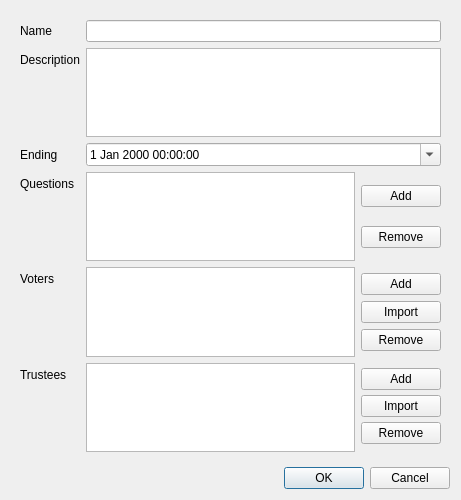
<?xml version="1.0" encoding="UTF-8"?>
<ui version="4.0">
 <class>NewElectionDialog</class>
 <widget class="QDialog" name="NewElectionDialog">
  <property name="geometry">
   <rect>
    <x>0</x>
    <y>0</y>
    <width>461</width>
    <height>500</height>
   </rect>
  </property>
  <property name="windowTitle">
   <string>Create Election</string>
  </property>
  <property name="modal">
   <bool>false</bool>
  </property>
  <layout class="QVBoxLayout" name="verticalLayout">
   <item>
    <widget class="QWidget" name="widget" native="true">
     <layout class="QFormLayout" name="formLayout">
      <item row="0" column="0">
       <widget class="QLabel" name="nameLabel">
        <property name="text">
         <string>Name</string>
        </property>
       </widget>
      </item>
      <item row="0" column="1">
       <widget class="QLineEdit" name="nameLineEdit">
        <property name="toolTip">
         <string>&lt;html&gt;&lt;head/&gt;&lt;body&gt;&lt;p&gt;Please select a name (max. 25 characters)&lt;/p&gt;&lt;/body&gt;&lt;/html&gt;</string>
        </property>
       </widget>
      </item>
      <item row="2" column="0">
       <widget class="QLabel" name="descriptionLabel">
        <property name="text">
         <string>Description</string>
        </property>
       </widget>
      </item>
      <item row="2" column="1">
       <widget class="QPlainTextEdit" name="descriptionPlaintextEdit">
        <property name="toolTip">
         <string>&lt;html&gt;&lt;head/&gt;&lt;body&gt;&lt;p&gt;Please select a description (max. 255 characters)&lt;/p&gt;&lt;/body&gt;&lt;/html&gt;</string>
        </property>
        <property name="tabChangesFocus">
         <bool>true</bool>
        </property>
       </widget>
      </item>
      <item row="4" column="0">
       <widget class="QLabel" name="questionLabel">
        <property name="text">
         <string>Questions</string>
        </property>
       </widget>
      </item>
      <item row="4" column="1">
       <layout class="QHBoxLayout" name="questionsWidget">
        <item>
         <widget class="QListWidget" name="listQuestions"/>
        </item>
        <item>
         <layout class="QVBoxLayout" name="verticalLayout_4">
          <item>
           <widget class="QPushButton" name="btnQuestionAdd">
            <property name="text">
             <string>Add</string>
            </property>
           </widget>
          </item>
          <item>
           <widget class="QPushButton" name="btnQuestionRemove">
            <property name="text">
             <string>Remove</string>
            </property>
           </widget>
          </item>
         </layout>
        </item>
       </layout>
      </item>
      <item row="6" column="0">
       <widget class="QLabel" name="votersLabel">
        <property name="text">
         <string>Voters</string>
        </property>
       </widget>
      </item>
      <item row="6" column="1">
       <widget class="QWidget" name="votersWidget" native="true">
        <layout class="QHBoxLayout" name="horizontalLayout_2">
         <property name="leftMargin">
          <number>0</number>
         </property>
         <property name="topMargin">
          <number>0</number>
         </property>
         <property name="rightMargin">
          <number>0</number>
         </property>
         <property name="bottomMargin">
          <number>0</number>
         </property>
         <item>
          <widget class="QListWidget" name="votersList"/>
         </item>
         <item>
          <widget class="QWidget" name="votersBtns" native="true">
           <layout class="QVBoxLayout" name="verticalLayout_2">
            <property name="spacing">
             <number>0</number>
            </property>
            <property name="leftMargin">
             <number>0</number>
            </property>
            <property name="topMargin">
             <number>0</number>
            </property>
            <property name="rightMargin">
             <number>0</number>
            </property>
            <property name="bottomMargin">
             <number>0</number>
            </property>
            <item>
             <widget class="QPushButton" name="votersAddBtn">
              <property name="text">
               <string>Add</string>
              </property>
             </widget>
            </item>
            <item>
             <widget class="QPushButton" name="votersImportBtn">
              <property name="text">
               <string>Import</string>
              </property>
             </widget>
            </item>
            <item>
             <widget class="QPushButton" name="votersRemoveBtn">
              <property name="text">
               <string>Remove</string>
              </property>
             </widget>
            </item>
           </layout>
          </widget>
         </item>
        </layout>
       </widget>
      </item>
      <item row="7" column="0">
       <widget class="QLabel" name="trusteesLabel">
        <property name="text">
         <string>Trustees</string>
        </property>
       </widget>
      </item>
      <item row="7" column="1">
       <widget class="QWidget" name="trusteesWidget" native="true">
        <layout class="QHBoxLayout" name="horizontalLayout_3">
         <property name="leftMargin">
          <number>0</number>
         </property>
         <property name="topMargin">
          <number>0</number>
         </property>
         <property name="rightMargin">
          <number>0</number>
         </property>
         <property name="bottomMargin">
          <number>0</number>
         </property>
         <item>
          <widget class="QListWidget" name="trusteesList"/>
         </item>
         <item>
          <widget class="QWidget" name="trusteesBtns" native="true">
           <layout class="QVBoxLayout" name="verticalLayout_3">
            <property name="spacing">
             <number>0</number>
            </property>
            <property name="leftMargin">
             <number>0</number>
            </property>
            <property name="topMargin">
             <number>0</number>
            </property>
            <property name="rightMargin">
             <number>0</number>
            </property>
            <property name="bottomMargin">
             <number>0</number>
            </property>
            <item>
             <widget class="QPushButton" name="trusteesAddBtn">
              <property name="text">
               <string>Add</string>
              </property>
             </widget>
            </item>
            <item>
             <widget class="QPushButton" name="trusteesImportBtn">
              <property name="text">
               <string>Import</string>
              </property>
             </widget>
            </item>
            <item>
             <widget class="QPushButton" name="trusteesRemoveBtn">
              <property name="text">
               <string>Remove</string>
              </property>
             </widget>
            </item>
           </layout>
          </widget>
         </item>
        </layout>
       </widget>
      </item>
      <item row="3" column="0">
       <widget class="QLabel" name="label">
        <property name="text">
         <string>Ending</string>
        </property>
       </widget>
      </item>
      <item row="3" column="1">
       <widget class="QDateTimeEdit" name="dtEnding">
        <property name="calendarPopup">
         <bool>true</bool>
        </property>
       </widget>
      </item>
     </layout>
    </widget>
   </item>
   <item>
    <widget class="QDialogButtonBox" name="buttonBox">
     <property name="orientation">
      <enum>Qt::Horizontal</enum>
     </property>
     <property name="standardButtons">
      <set>QDialogButtonBox::Cancel|QDialogButtonBox::Ok</set>
     </property>
    </widget>
   </item>
  </layout>
 </widget>
 <tabstops>
  <tabstop>nameLineEdit</tabstop>
  <tabstop>descriptionPlaintextEdit</tabstop>
 </tabstops>
 <resources/>
 <connections>
  <connection>
   <sender>buttonBox</sender>
   <signal>accepted()</signal>
   <receiver>NewElectionDialog</receiver>
   <slot>accept()</slot>
   <hints>
    <hint type="sourcelabel">
     <x>248</x>
     <y>254</y>
    </hint>
    <hint type="destinationlabel">
     <x>157</x>
     <y>274</y>
    </hint>
   </hints>
  </connection>
  <connection>
   <sender>buttonBox</sender>
   <signal>rejected()</signal>
   <receiver>NewElectionDialog</receiver>
   <slot>reject()</slot>
   <hints>
    <hint type="sourcelabel">
     <x>316</x>
     <y>260</y>
    </hint>
    <hint type="destinationlabel">
     <x>286</x>
     <y>274</y>
    </hint>
   </hints>
  </connection>
 </connections>
</ui>
